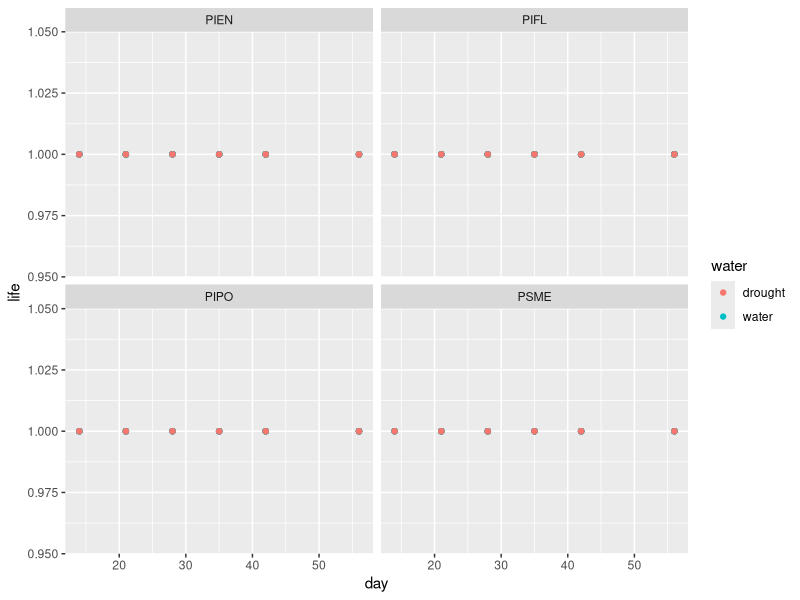
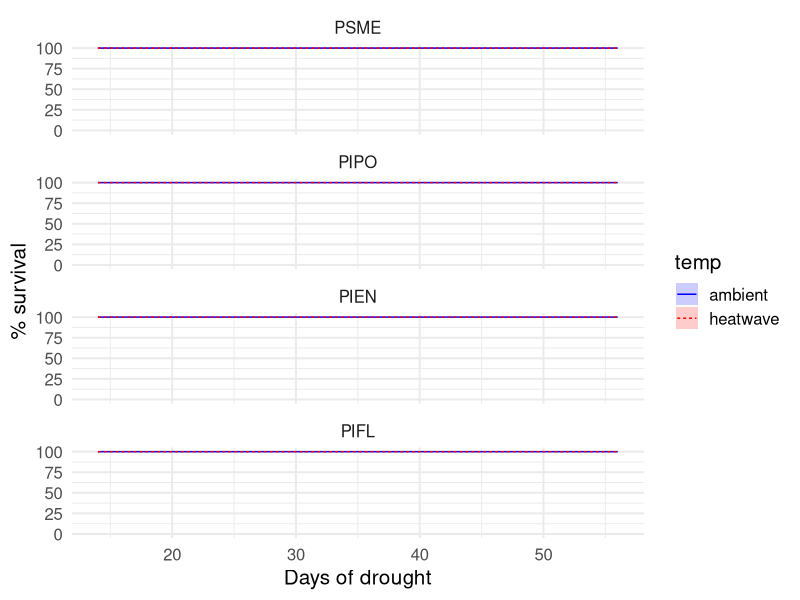

R code for these plots, in order:
library(tidyverse)

start_exp <- yday(as.POSIXct("2025-07-21"))
fl <- read_csv("data/Experiment/Processed/Fluorescence.csv") %>% 
  mutate(date = date(date), day = yday(date)-start_exp)

dead_trees <- (filter(fl, Fv_Fm_dark < 0.1)) %>% 
  group_by(TreeID) %>%
  unique() %>% 
  mutate(life = 0) %>% 
  select(TreeID, spp, date, life, temp, water, day)

alive_trees <- (filter(fl, Fv_Fm_dark >= 0.1)) %>% 
  group_by(TreeID) %>%
  unique() %>% 
  mutate(life = 1) %>% 
  select(TreeID, spp, date, life, temp, water, day)

tree_fl <- rbind(dead_trees, alive_trees) %>% 
  mutate(time = yday(date)-202)

ggplot(tree_fl, aes(x = day, y = life))+
  geom_point(aes(color = water))+
  facet_wrap(~spp)

mort_glm <- glm(life ~ day + temp*water*spp, data = tree_fl, family = binomial)
summary(mort_glm)

expit <- function(x){
  exp(x)/(1+exp(x))
}

pred <- predict(mort_glm, type = "link", se.fit = T)
lower <- expit(pred$fit + qnorm(0.025)*pred$se.fit)
upper <- expit(pred$fit + qnorm(0.975)*pred$se.fit)

tree_fl$pred <- expit(pred$fit)
tree_fl$ci_lo <- lower
tree_fl$ci_hi <- upper

tree_fl$spp <- factor(tree_fl$spp, levels = c("PSME", "PIPO", "PIEN", "PIFL"))

ggplot(filter(tree_fl, water == "drought"), aes(x = day, y = life*100))+
  # geom_point(aes(color = temp, shape = temp), alpha = 0.3)+
  # scale_shape_manual(values = c(21,2))+
  geom_line(aes(color = temp, linetype = temp,
                group = interaction(temp, water),
    x = day, y = 100*pred))+
  scale_color_manual(values=c("blue", "red"))+
  scale_fill_manual(values=c("blue", "red"))+
  geom_ribbon(alpha = 0.2, aes(fill = temp, linetype = temp,
                group = interaction(temp, water),
                x = day, ymin = ci_lo*100, ymax = ci_hi*100))+
  facet_wrap(~spp, ncol = 1)+
  theme_minimal(base_size = 15)+
  labs(x = "Days of drought", y = "% survival")
